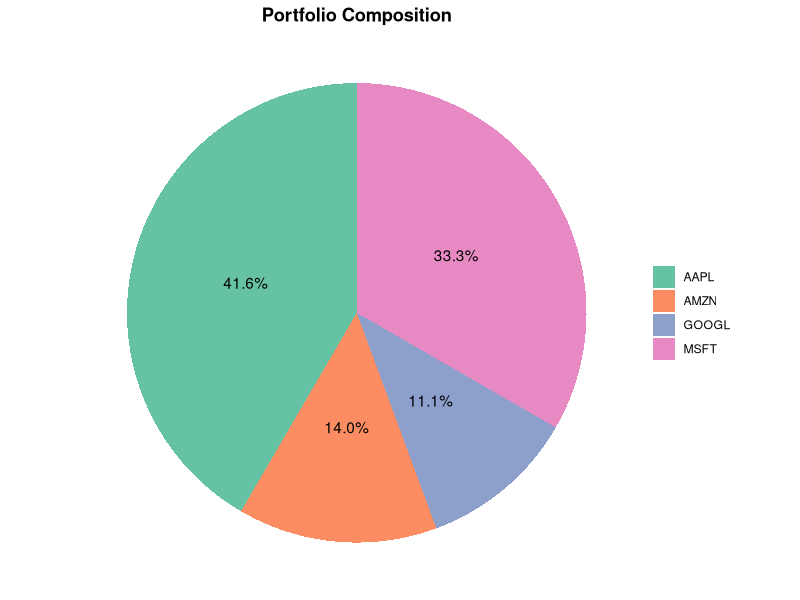
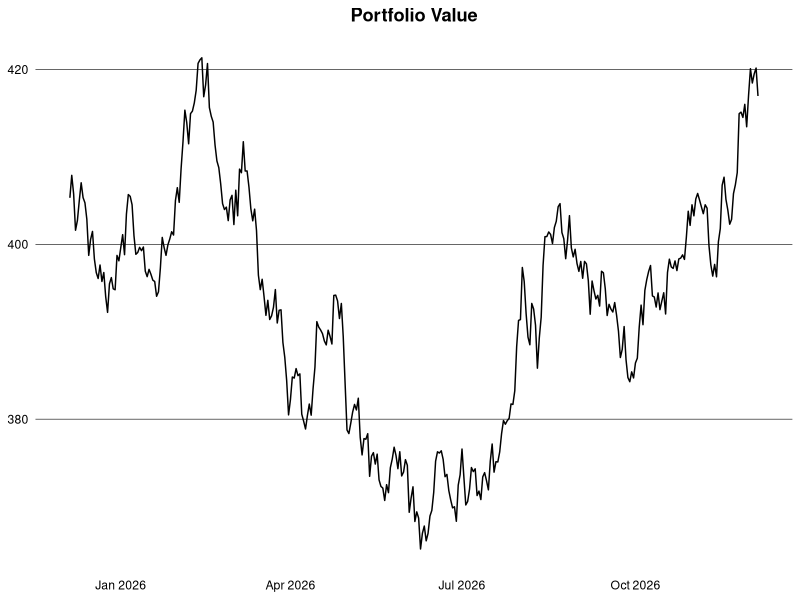

These charts were generated, in order, by the following R code: (Note: this script raises an error after producing the figures.)
## ---- chunk 1
#| message: false
library(clock)
library(data.table)
library(ggplot2)
## ---- chunk 2
set.seed(1994)

generate_prices = function(ticker, start_date, end_date) {
  dates = seq(as.Date(start_date), as.Date(end_date), by = "1 day")
  n = length(dates)
  prices = cumprod(1 + rnorm(n, mean = 0.0005, sd = 0.01)) * 100
  data.table(ticker = ticker, date = dates, price = prices)
}

generate_benchmark = function(start_date, end_date) {
  dates = seq(as.Date(start_date), as.Date(end_date), by = "1 day")
  n = length(dates)
  prices = cumprod(1 + rnorm(n, mean = 0.0003, sd = 0.008)) * 3000
  data.table(ticker = "SP500", date = dates, price = prices)
}

ticker = c("AAPL", "GOOGL", "MSFT", "AMZN")
start_date = "2015-01-01"
end_date = Sys.Date()

dt = rbindlist(lapply(ticker, generate_prices, start_date, end_date))
alloc = data.table(
  ticker = ticker,
  weight = c(0.4, 0.3, 0.2, 0.1),
  sector = c("Technology", "Technology", "Technology", "Consumer Cyclical"),
  country = c("USA", "USA", "USA", "USA")
)
dt = dt[alloc, on = "ticker"]
head(dt)
## ---- chunk 3
holdings = dt |>
  _[,
    .(start_price = first(price), current_price = last(price), weight = first(weight)),
    by = ticker
  ] |>
  _[, let(
    value = current_price * weight,
    abs_change = current_price - start_price,
    rel_change = current_price / start_price - 1
  )] |>
  _[, rel_weight := value / sum(value)]
head(holdings)
## ---- chunk 4
#| dpi = 300
ggplot(holdings, aes(x = "", y = rel_weight, fill = ticker)) +
  geom_col(width = 1) +
  coord_polar(theta = "y") +
  geom_text(
    aes(label = scales::percent(rel_weight, accuracy = 0.1)),
    position = position_stack(vjust = 0.5)
  ) +
  scale_fill_brewer(palette = "Set2") +
  labs(title = "Portfolio Composition") +
  theme_void() +
  theme(
    plot.title = element_text(face = "bold", hjust = 0.5),
    legend.title = element_blank()
  )
## ---- chunk 5
logret = function(x) {
  x = log(x)
  x - shift(x)
}

dt = dt |>
  setorder(ticker, date) |>
  _[, let(ret = price / shift(price) - 1, log_ret = logret(price)), by = ticker] |>
  na.omit("ret") |>
  _[, let(wret = ret * weight, value = price * weight)]
head(dt)
## ---- chunk 6
#| dpi = 300
dt |>
  _[date >= add_months(end_date, -12L), .(value = sum(value)), by = date] |>
  ggplot(aes(x = date, y = value)) +
  geom_line() +
  theme_minimal() +
  theme(
    plot.title = element_text(face = "bold", hjust = 0.5),
    panel.grid.major.y = element_line(color = "black", linewidth = 0.2),
    panel.grid.major.x = element_blank(),
    panel.grid.minor = element_blank(),
    axis.text = element_text(color = "black"),
    axis.title = element_blank()
  ) +
  labs(title = "Portfolio Value")
## ---- chunk 7
ret_week = dt[, .(ret = prod(1 + ret) - 1), by = .(ticker, isoyear(date), isoweek(date))]
ret_month = dt[, .(ret = prod(1 + ret) - 1), by = .(ticker, yearmon(date))]
ret_year = dt[, .(ret = prod(1 + ret) - 1), by = .(ticker, year(date))]
head(ret_year)
## ---- chunk 8
port_daily = dt[, .(ret = sum(wret)), by = date]
port_ret_week = port_daily[, .(ret = prod(1 + ret) - 1), by = .(isoyear(date), isoweek(date))]
port_ret_month = port_daily[, .(ret = prod(1 + ret) - 1), by = .(yearmon(date))]
port_ret_year = port_daily[, .(ret = prod(1 + ret) - 1), by = year(date)]
head(port_ret_year)
## ---- chunk 9
#| dpi = 300
port_ret_month_dt = port_daily[,
  .(ret = prod(1 + ret) - 1),
  by = .(year = year(date), month = month(date))
]

ggplot(
  port_ret_month_dt,
  aes(x = fctr(month), y = fctr(year, rev = TRUE), fill = ret)
) +
  geom_tile() +
  geom_text(aes(label = scales::percent(ret, accuracy = 0.1)), size = 2.5) +
  scale_fill_gradient2(
    low = "#FF0000",
    mid = "white",
    high = "darkblue",
    midpoint = 0,
    labels = scales::label_percent()
  ) +
  scale_x_discrete(labels = month.abb) +
  labs(title = "Monthly Portfolio Returns") +
  theme_minimal() +
  theme(
    plot.title = element_text(face = "bold", hjust = 0.5),
    axis.title = element_blank(),
    panel.grid = element_blank(),
    legend.title = element_blank()
  )
## ---- chunk 10
bmr = generate_benchmark(start_date, end_date) |>
  setorder(date) |>
  _[, ret := price / shift(price) - 1] |>
  na.omit("ret")

port = dt |>
  _[, .(ret = sum(wret), ticker = "Portfolio"), by = date] |>
  rbind(bmr[, .(ticker, date, ret)]) |>
  setorder(ticker, date) |>
  _[, cum_ret := cumprod(1 + ret) - 1, by = ticker] |>
  _[, ticker := replace(ticker, ticker != "Portfolio", "Benchmark")]
## ---- chunk 11
#| dpi = 300
port |>
  _[date > "2021-01-01"] |>
  ggplot(aes(x = date, y = cum_ret, color = ticker)) +
  geom_line() +
  theme_minimal() +
  theme(
    plot.title = element_text(face = "bold", hjust = 0.5),
    panel.grid.major.y = element_line(color = "black", linewidth = 0.2),
    panel.grid.major.x = element_blank(),
    panel.grid.minor = element_blank(),
    axis.text = element_text(color = "black"),
    axis.title = element_blank(),
    legend.title = element_blank(),
    legend.position = "bottom"
  ) +
  scale_color_manual(values = c("Portfolio" = "darkblue", "Benchmark" = "black")) +
  scale_y_continuous(labels = scales::label_percent(accuracy = 1)) +
  labs(title = "Cumulative Return: Portfolio vs. Benchmark")
## ---- chunk 12
#| dpi = 300
perf = port |>
  dcast(date ~ ticker, value.var = "cum_ret") |>
  setnames(tolower) |>
  _[, diff := portfolio - benchmark]

perf |>
  _[date > "2021-01-01"] |>
  ggplot(aes(x = date)) +
  geom_ribbon(
    aes(
      ymin = pmin(portfolio, benchmark),
      ymax = pmax(portfolio, benchmark),
      fill = diff > 0
    ),
    alpha = 0.4,
    show.legend = FALSE
  ) +
  geom_line(aes(y = portfolio, color = "Portfolio")) +
  geom_line(aes(y = benchmark, color = "Benchmark")) +
  scale_color_manual(values = c("Portfolio" = "darkblue", "Benchmark" = "black")) +
  scale_fill_manual(values = c("TRUE" = "#00A651", "FALSE" = "#FF0000")) +
  scale_y_continuous(labels = scales::label_percent(accuracy = 1L)) +
  labs(title = "Cumulative Return: Portfolio vs. Benchmark") +
  theme_minimal() +
  theme(
    plot.title = element_text(face = "bold", hjust = 0.5),
    panel.grid.major.y = element_line(color = "black", linewidth = 0.2),
    panel.grid.major.x = element_blank(),
    panel.grid.minor = element_blank(),
    axis.text = element_text(color = "black"),
    axis.title = element_blank(),
    legend.title = element_blank(),
    legend.position = "bottom"
  )
## ---- chunk 13
exposure = dt |>
  _[, .(value = sum(value)), by = .(date, sector)] |>
  _[, weight := value / sum(value), by = date]
head(exposure)
## ---- chunk 14
#| dpi = 300
exposure |>
  _[date >= add_months(end_date, -12L)] |>
  ggplot(aes(x = date, y = weight, fill = sector)) +
  geom_area() +
  scale_y_continuous(labels = scales::label_percent()) +
  scale_fill_brewer(palette = "Set2") +
  labs(title = "Portfolio Exposure") +
  theme_minimal() +
  theme(
    plot.title = element_text(face = "bold", hjust = 0.5),
    panel.grid.major.y = element_line(color = "black", linewidth = 0.2),
    panel.grid.major.x = element_blank(),
    panel.grid.minor = element_blank(),
    axis.text = element_text(color = "black"),
    axis.title = element_blank(),
    legend.title = element_blank(),
    legend.position = "bottom"
  )
## ---- chunk 15
vola = dt |>
  _[, .(daily_vola = sd(log_ret)), by = .(ticker, year(date))] |>
  _[, let(
    weekly_vola = daily_vola * sqrt(5),
    monthly_vola = daily_vola * sqrt(21),
    yearly_vola = daily_vola * sqrt(252)
  )]
head(vola)
## ---- chunk 16
#| dpi = 300
window = 63L # ~3 months
port_daily = dt[, .(ret = sum(wret)), by = date]
port_daily[, roll_vola := frollsd(ret, window) * sqrt(252)]

port_daily |>
  na.omit("roll_vola") |>
  ggplot(aes(x = date, y = roll_vola)) +
  geom_line() +
  scale_y_continuous(labels = scales::label_percent()) +
  labs(title = "Rolling Annualized Volatility (63-day)") +
  theme_minimal() +
  theme(
    plot.title = element_text(face = "bold", hjust = 0.5),
    panel.grid.major.y = element_line(color = "black", linewidth = 0.2),
    panel.grid.major.x = element_blank(),
    panel.grid.minor = element_blank(),
    axis.text = element_text(color = "black"),
    axis.title = element_blank()
  )
## ---- chunk 17
rf = 0.04 / 252 # daily risk-free rate (assuming 4% annual)
port_daily = dt[, .(ret = sum(wret)), by = date]
sharpe = port_daily[, (mean(ret) - rf) / sd(ret) * sqrt(252)]
sharpe
## ---- chunk 18
sortino = port_daily[, (mean(ret) - rf) / sqrt(mean(pmin(ret - rf, 0)^2)) * sqrt(252)]
sortino
## ---- chunk 19
#| dpi = 300
port_daily[, roll_sharpe := (frollmean(ret, window) - rf) / frollsd(ret, window) * sqrt(252)]

port_daily |>
  na.omit("roll_sharpe") |>
  ggplot(aes(x = date, y = roll_sharpe)) +
  geom_line() +
  geom_hline(yintercept = 0, linewidth = 0.3) +
  labs(title = "Rolling Sharpe Ratio (63-day)") +
  theme_minimal() +
  theme(
    plot.title = element_text(face = "bold", hjust = 0.5),
    panel.grid.major.y = element_line(color = "black", linewidth = 0.2),
    panel.grid.major.x = element_blank(),
    panel.grid.minor = element_blank(),
    axis.text = element_text(color = "black"),
    axis.title = element_blank()
  )
## ---- chunk 20
port_daily[, .(VaR_95 = quantile(ret, 0.05), VaR_99 = quantile(ret, 0.01))]
## ---- chunk 21
port_daily[, .(
  CVaR_95 = mean(ret[ret <= quantile(ret, 0.05)]),
  CVaR_99 = mean(ret[ret <= quantile(ret, 0.01)])
)]
## ---- chunk 22
wgt = alloc$weight
cov_mat = dt |>
  dcast(date ~ ticker, value.var = "log_ret") |>
  _[, date := NULL] |>
  cov(use = "pairwise.complete.obs")
port_risk = as.numeric(sqrt(t(wgt) %*% cov_mat %*% wgt))
port_risk
## ---- chunk 23
drawdown = copy(dt) |>
  _[, cum_ret := cumprod(1 + ret) - 1, by = ticker] |>
  _[, drawdown := (1 + cum_ret) / cummax(1 + cum_ret) - 1, by = ticker]
head(drawdown)
## ---- chunk 24
drawdown = dt |>
  _[, .(wret = sum(wret)), by = date] |>
  _[, cum_ret := cumprod(1 + wret) - 1] |>
  _[, drawdown := (1 + cum_ret) / cummax(1 + cum_ret) - 1]
head(drawdown)
## ---- chunk 25
drawdown[drawdown < 0, .(min_drawdown = min(drawdown), avg_drawdown = mean(drawdown))]
## ---- chunk 26
calmar = port_daily[, (mean(ret) * 252) / abs(drawdown[, min(drawdown)])]
calmar
## ---- chunk 27
te = dt |>
  _[, .(port_ret = sum(wret)), by = date] |>
  _[bmr[, .(date, bmr_ret = ret)], on = "date", nomatch = NULL] |>
  _[, diff := port_ret - bmr_ret]

te[, .(
  daily_te = sd(diff),
  annual_te = sd(diff) * sqrt(252)
)]
## ---- chunk 28
te[, mean(diff) / sd(diff) * sqrt(252)]
## ---- chunk 29
fit = te[, lm(port_ret ~ bmr_ret)]
coefs = coef(fit)
data.table(alpha = coefs[1L] * 252, beta = coefs[2L])
## ---- chunk 30
cor_mat = dt |>
  dcast(date ~ ticker, value.var = "log_ret") |>
  _[, date := NULL] |>
  cor(use = "pairwise.complete.obs")
round(cor_mat, 3)
## ---- chunk 31
#| dpi = 300
cor_dt = as.data.table(cor_mat, keep.rownames = "ticker1") |>
  melt(id.vars = "ticker1", variable.name = "ticker2", value.name = "cor")

ggplot(cor_dt, aes(x = ticker1, y = ticker2, fill = cor)) +
  geom_tile() +
  geom_text(aes(label = round(cor, 2)), size = 3) +
  scale_fill_gradient2(low = "#FF0000", mid = "white", high = "darkblue", midpoint = 0) +
  labs(title = "Correlation Matrix") +
  theme_minimal() +
  theme(
    plot.title = element_text(face = "bold", hjust = 0.5),
    axis.title = element_blank(),
    panel.grid = element_blank()
  )
